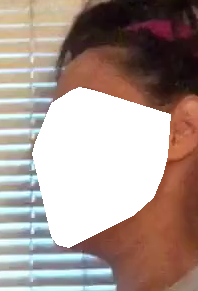
#> input picture x_ray_example_on_one_picture/convex_hull.png, 198 x 291 px, given in place of black_mask.png, which was not available
$ jupyter execute --allow-errors Face_X_Ray_Implementation_Example.ipynb   (text cells are left out)
#> lines starting #> are read from the running program, lines starting #| are printed output that depends on the picture; after the words box and inside, x2 and y2 are one past the last pixel; in counts of white or black regions, pixels touching at a corner belong together; pictures that were not available may be replaced by others from this repository, and a replacement may not be noted
[cell 1]
from PIL import Image
import numpy as np
from scipy.spatial import ConvexHull
import matplotlib.pyplot as plt
import cv2

[cell 2]
black_mask_path = r"D:/deepfakes/mask_xray_real/black_mask.png"

[cell 3]
x_ray_real = Image.open(black_mask_path)
#> x_ray_real is the input picture: PIL image 198x291 RGB; mean R, G, B 170.3, 152.6, 145.2

[cell 4]
x_ray_real

[cell 5]
path_fake_image_example = r"D:\deepfakes\training_fake_faces\owxbbpjpch\owxbbpjpch_0.png"

[cell 6]
fake_image_example = Image.open(path_fake_image_example)
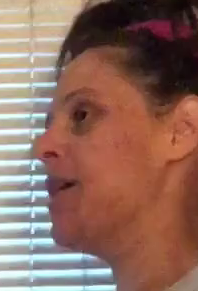
#> input picture x_ray_example_on_one_picture/owxbbpjpch_0.png, 198 x 291 px, found by its file name
#> fake_image_example is the input picture: PIL image 198x291 RGB; mean R, G, B 141.3, 105.9, 93.6

[cell 7]
fake_image_example

[cell 8]
fake_image_example = np.asarray(fake_image_example)

[cell 9]
import face_alignment

#> (a cell that did not finish here is left out)

#> (a cell that did not finish here is left out)

#> (a cell that did not finish here is left out)

#> (a cell that did not finish here is left out)

#> (a cell that did not finish here is left out)

[cell 15]
import matplotlib.pyplot as plt
im = plt.imread(path_fake_image_example)
implot = plt.imshow(im)

# # put a red dot, size 40, at 2 locations:
#> (the rest of this cell did not finish here and is left out)

[cell 16]
from scipy.spatial import ConvexHull, convex_hull_plot_2d
#> (the rest of this cell did not finish here and is left out)

#> (a cell that did not finish here is left out)

#> (a cell that did not finish here is left out)

#> (a cell that did not finish here is left out)

[cell 20]
def mask_creator():
    img = Image.open(path_fake_image_example)
    img = np.asarray(img)
    height, width, _ = img.shape
#> height = 291; width = 198
    black_mask = np.zeros((height, width))
    preds = fa.get_landmarks(img)
    if len(preds) < 1:
        return
    points = preds[0]
    hull = ConvexHull(points)
    img = cv2.drawContours(black_mask, [points[hull.vertices].astype(int)], -1, (1,1,1), thickness=cv2.FILLED)
    img = cv2.GaussianBlur(img, (5, 5), 0)
    img = 4.0 * np.multiply(img, (1.0 - img))
    img = (img*255).astype(np.uint8)
    _, thresh1 = cv2.threshold(img, 1, 255, cv2.THRESH_BINARY)
    plt.imshow(thresh1, cmap='gray')
#     cv2.imwrite(r"D:/deepfakes/x_ray_example_on_one_picture/convex_hull_black_frame_correct.png", img)

#> (a cell that did not finish here is left out)

[cell 22]
x1 = np.arange(9.0).reshape((3, 3))

[cell 23]
x1

[cell 24]
1.0 - x1

[cell 25]
np.multiply(x1, (1.0 - x1))

[cell 26]
mask_gray = cv2.imread(r"D:/deepfakes/mask_xray_fake/ikebomnsiq/ikebomnsiq_100.png", cv2.IMREAD_GRAYSCALE)
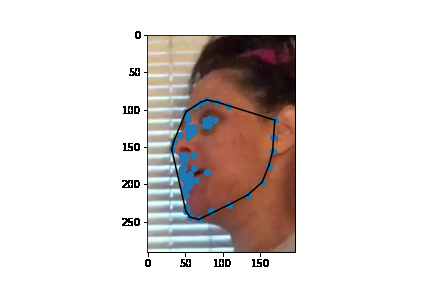
#> input picture x_ray_example_on_one_picture/owx_convex_hull.png, 432 x 288 px, given in place of ikebomnsiq_100.png, which was not available
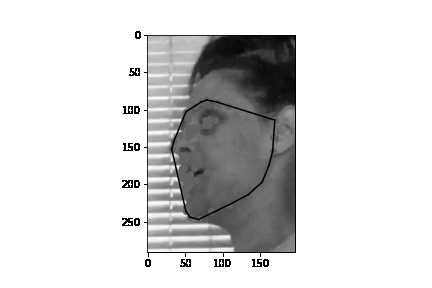
#> mask_gray: shape (288, 432); min 0, max 255, mean 215.5
print(mask_gray.shape)
#| (288, 432)
print(np.amax(mask_gray))
#| 255
print(np.amin(mask_gray))
#| 0
plt.imshow(mask_gray, cmap="gray")

[cell 27]
_,thresh1 = cv2.threshold(mask_gray, 1, 255, cv2.THRESH_BINARY)
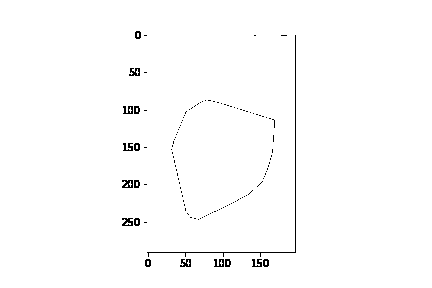
#> thresh1: shape (288, 432); 98.9% white; black in thin lines or dots, all inside (x1, y1, x2, y2) = (122, 31, 296, 267)

[cell 28]
plt.imshow(thresh1, cmap="gray")

[cell 29]
(unique, counts) = np.unique(thresh1, return_counts=True)
#> unique = [0, 255]; counts = [1311, 123105]
frequencies = np.asarray((unique, counts)).T
#> frequencies = [[0, 1311], [255, 123105]]
print(frequencies)
#| [[     0   1311]
#|  [   255 123105]]

[cell 30]
(unique, counts) = np.unique(mask_gray, return_counts=True)
#> unique = 252 values from 0 to 255; counts = 252 values, max 91170 at index 251, min 8 at index 7, mean 493.7

[cell 31]
frequencies = np.asarray((unique, counts)).T
#> frequencies = 252 pairs, first value 0 to 255, second value 8 to 91170

[cell 32]
print(frequencies)
#> (printed output is left out)

[cell 33]
normalized = (mask_gray - np.min(mask_gray))/np.ptp(mask_gray)

[cell 34]
print(np.amax(normalized))
#| 1.0

[cell 35]
print(np.amin(normalized))
#| 0.0

[cell 36]
plt.imshow(normalized, cmap="gray")

[cell 37]
(unique, counts) = np.unique(normalized, return_counts=True)
#> unique = 252 values from 0 to 1
frequencies = np.asarray((unique, counts)).T
#> frequencies = 252 pairs, first value 0 to 1, second value 8 to 91170
print(frequencies)
#> (printed output is left out)
